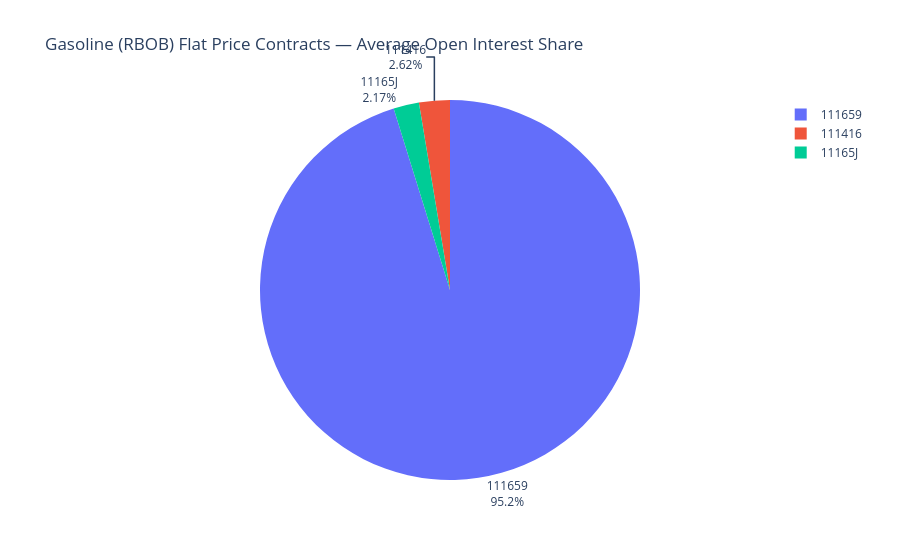

The notebook cell this image was saved under:
### Code cell
fig = px.pie(
    avg_oi.reset_index(),
    values="avg_open_interest",
    names="cftc_contract_market_code",
    hover_data=["contract_name"],
    title="Gasoline (RBOB) Flat Price Contracts — Average Open Interest Share",
)
fig.update_traces(textinfo="label+percent", textposition="outside")
fig.show()

### Figure 1 — Plotly figure (JSON) as saved in the notebook; plotly's stock layout.template omitted (floating-point values rounded to 4 significant figures)
{"data": [{"customdata": [["GASOLINE BLENDSTOCK (RBOB) - NEW YORK MERCANTILE EXCHANGE"], ["RBOB GASOLINE 1ST LINE - ICE FUTURES ENERGY DIV"], ["RBOB GASOLINE FINANCIAL - NEW YORK MERCANTILE EXCHANGE"]], "domain": {"x": [0, 1], "y": [0, 1]}, "hovertemplate": "cftc_contract_market_code=%{label}<br>avg_open_interest=%{value}<br>contract_name=%{customdata[0]}<extra></extra>", "labels": ["111659", "111416", "11165J"], "legendgroup": "", "name": "", "showlegend": true, "textinfo": "label+percent", "textposition": "outside", "type": "pie", "values": [333240, 9177, 7591]}], "layout": {"legend": {"tracegroupgap": 0}, "title": {"text": "Gasoline (RBOB) Flat Price Contracts — Average Open Interest Share"}}}
